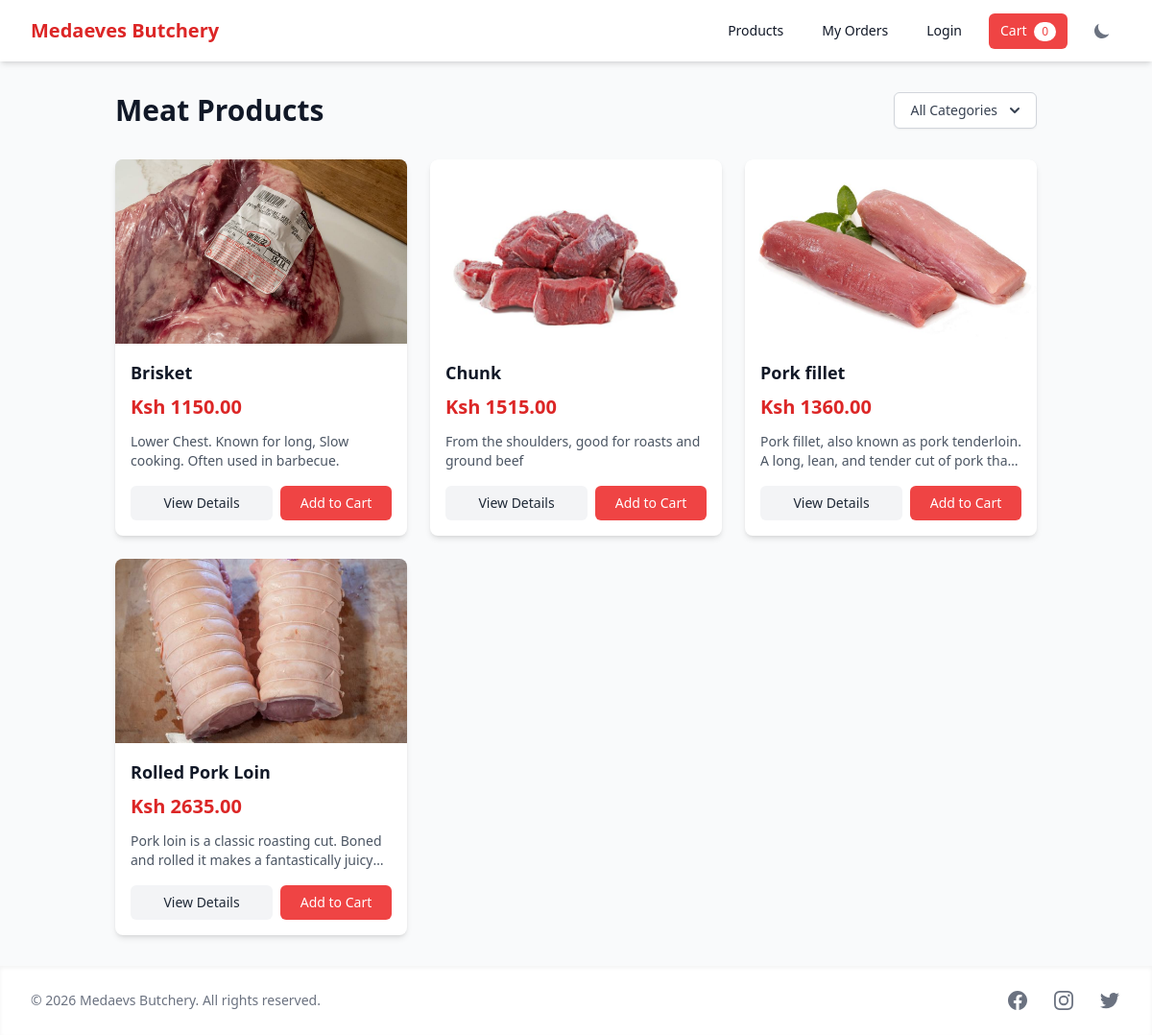
Screenshot of /products/ with the database file from the repository.
### shop/models.py (models this page shows, shortened)
class Product(models.Model):
	category = models.ForeignKey(Category, on_delete=models.CASCADE)
	name = models.CharField(max_length=200)
	description = models.TextField()
	price = models.DecimalField(max_digits=8, decimal_places=2)
	available = models.BooleanField(default=True)
	image = models.ImageField(upload_to='product_images/', blank=True, null=True)

### shop/views.py (the view)
# urls.py: path('products/', views.product_list, name='product_list'),
def product_list(request):
   products = Product.objects.filter(available=True)
   return render(request, 'shop/product_list.html', {'products':products})

### shop/templates/shop/product_list.html (shortened to what this page needs)
{% extends 'shop/base.html' %}
{% block content %}
<div class="max-w-7xl mx-auto">
    <div class="flex justify-between items-center mb-8">
        <h1 class="text-3xl font-bold text-gray-900 dark:text-white">Meat Products</h1>
        <div class="relative">
            <button id="dropdown-button" class="inline-flex justify-center w-full px-4 py-2 text-sm font-medium text-gray-700 dark:text-gray-200 bg-white dark:bg-gray-800 border border-gray-300 dark:border-gray-600 rounded-md shadow-sm hover:bg-gray-50 dark:hover:bg-gray-700 focus:outline-none focus:ring-2 focus:ring-accent-500">
                <span>All Categories</span>
                <svg class="-mr-1 ml-2 h-5 w-5" xmlns="http://www.w3.org/2000/svg" viewBox="0 0 20 20" fill="currentColor" aria-hidden="true">
                    <path fill-rule="evenodd" d="M5.293 7.293a1 1 0 011.414 0L10 10.586l3.293-3.293a1 1 0 111.414 1.414l-4 4a1 1 0 01-1.414 0l-4-4a1 1 0 010-1.414z" clip-rule="evenodd" />
                </svg>
            </button>
        </div>
    </div>
    {% if not products %}
    <div class="text-center py-10">
        <p class="text-gray-500 dark:text-gray-400 text-lg">No products available at the moment.</p>
    </div>
    {% else %}
    <div class="grid grid-cols-1 sm:grid-cols-2 lg:grid-cols-3 xl:grid-cols-4 gap-6">
        {% for product in products %}
        <div class="bg-white dark:bg-gray-800 rounded-lg shadow-md overflow-hidden transition-transform duration-300 hover:shadow-lg hover:-translate-y-1">
            <div class="aspect-w-3 aspect-h-2 w-full overflow-hidden bg-gray-200 dark:bg-gray-700">
                {% if product.image %}
                <img src="{{ product.image.url }}" alt="{{ product.name }}" class="w-full h-48 object-cover">
                {% endif %}
            </div>
            <div class="p-4">
                <h2 class="text-lg font-semibold text-gray-900 dark:text-white mb-2">{{ product.name }}</h2>
                <p class="text-accent-600 dark:text-accent-400 font-bold text-xl mb-3">Ksh {{ product.price }}</p>
                {% if product.description %}
                <p class="text-gray-600 dark:text-gray-300 text-sm mb-4 line-clamp-2">{{ product.description }}</p>
                {% endif %}
                <div class="flex space-x-2 mt-4">
                    <a href="{% url 'product_detail' product.pk %}" class="flex-1 bg-gray-100 dark:bg-gray-700 hover:bg-gray-200 dark:hover:bg-gray-600 text-gray-800 dark:text-white text-center py-2 px-4 rounded-md text-sm font-medium transition-colors">
                        View Details
                    </a>
                    <form method="post" action="{% url 'add_to_cart' product.id %}" class="add-to-cart-form flex-1">
                        <button type="submit" class="add-to-cart-btn w-full bg-accent-500 hover:bg-accent-600 text-white text-center py-2 px-4 rounded-md text-sm font-medium transition-colors" data-product-id="{{ product.id }}">
                            Add to Cart
                        </button>
                    </form>
                </div>
            </div>
        </div>
        {% endfor %}
    </div>
    {% endif %}
</div>
{% endblock %}

### rows the page displays
Product: image (picture), name "Brisket", price "1150.00", description "Lower Chest. Known for long, Slow cooking. Often used in barbecue."
Product: image (picture), name "Chunk", price "1515.00", description "From the shoulders, good for roasts and ground beef"
Product: image (picture), name "Pork fillet", price "1360.00", description "Pork fillet, also known as pork tenderloin. A long, lean, and tender cut of pork…"
Product: image (picture), name "Rolled Pork Loin", price "2635.00", description "Pork loin is a classic roasting cut. Boned and rolled it makes a fantastically…"
